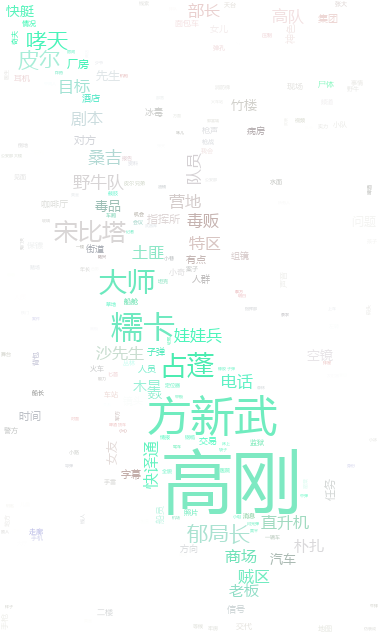

The script that drew this image:
# coding:utf-8
'''
interpreter:python2.7
segment the words in a file and plot word cloud
'''
import codecs
import jieba
import jieba.posseg as pseg
import matplotlib.pyplot as plt
from scipy.misc import imread
from wordcloud import WordCloud, ImageColorGenerator


# read the content
def load_text(file_path):
    "return a string"
    with codecs.open(file_path, 'r', 'utf-8') as f:
        content = f.read()
        text = content.replace('\r\n', '')
    print text
    return text


# load stopwords
def load_stopwords(stopwords_path):
    "return a set"
    stopwords = set(line.strip() for line in codecs.open('stopwords.txt', 'r', encoding='utf-8'))
    print stopwords
    return stopwords


# jieba segmentation
def jieba_cut(text, stopwords, user_dict, add_dict=[]):
    '''
    text: string
    stopwords: list
    add_dict: list, add users' own dictionary
    return: list
    '''
    word_list = []
    if not add_dict == []:
        for item in add_dict:
            jieba.add_word(item)
    jieba.load_userdict(user_dict)
    text_after_list = pseg.cut(text)
    # for word, flag in text_after_list:  # ???:add these two lines wil cause error
    #     print '%s %s' % (word, flag)
    for word, flag in text_after_list:
        # remove stopwords and meaningless ones and only keep noun because nouns often carries more meaning
        if (not word.strip() in stopwords) and len(word.strip()) > 1 and (flag == 'n' or flag == 'x' or flag == 'nr'):
            word_list.append(word)
            print word
    return word_list


# begin plotting
def plot_wordcloud(pic_path, file_path, stopwords_path='stopwords.txt',
                   font_path=u'微软雅黑.ttf', color='white'):
    text = load_text(file_path)
    stopwords = load_stopwords(stopwords_path)
    word_list = jieba_cut(text=text, stopwords=stopwords, user_dict='dict.txt')
    plot_content = ' '.join(word_list)
    # set word cloud
    background_pic = imread(pic_path)
    wc = WordCloud(font_path=font_path,
                   background_color=color,  # background color
                   max_words=2000,
                   mask=background_pic,  # background pic
                   max_font_size=100,
                   random_state=42,
                   # width=1000, height=860, margin=2,
                   )
    wc.generate(plot_content)
    image_colors = ImageColorGenerator(background_pic)  # extract colors from background picture
    plt.imshow(wc)
    plt.axis("off")
    # plot in new color
    plt.figure()
    plt.imshow(wc.recolor(color_func=image_colors))
    plt.axis("off")
    # in color of background pic
    # plt.figure()
    # plt.imshow(background_pic, cmap=plt.cm.gray)
    # plt.axis("off")
    plt.show()
    # save figure
    wc.to_file('word_cloud.png')


if __name__ == "__main__":
    plot_wordcloud(pic_path='bg.jpg', file_path=u'湄公河行动.txt')
